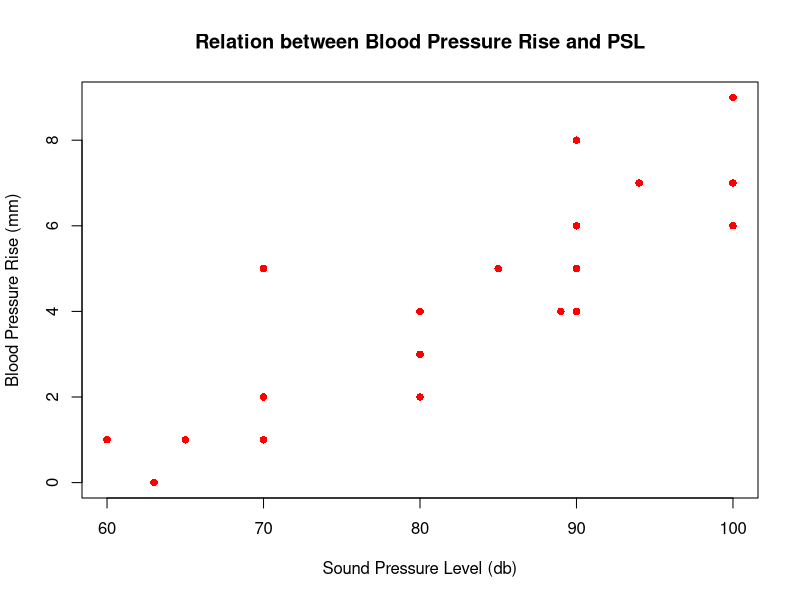
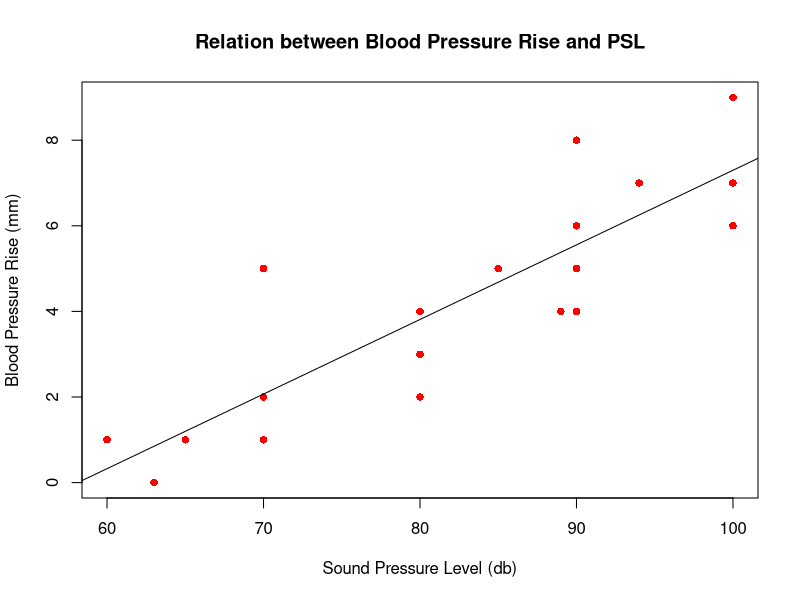

Generate these figures, in order, with R:
## ---- chunk 1
knitr::opts_chunk$set(echo = TRUE)
## ---- chunk 2
y <- c(1,	0,	1,	2,	5,	1,	4,	6,	2,	3,	5,	4,	6,	8,	4,	5,	7,	9,	7,	6)
 
x <- c(60,	63,	65,	70,	70,	70,	80,	90,	80,	80,	85,	89,	90,	90,	90,	90,	94,	100,	100,	100)

plot(x, y, pch = 16, cex = 1, col = "red", main = "Relation between Blood Pressure Rise and PSL", xlab = "Sound Pressure Level (db)", ylab = "Blood Pressure Rise (mm)")


## ---- chunk 3
y <- c(1,	0,	1,	2,	5,	1,	4,	6,	2,	3,	5,	4,	6,	8,	4,	5,	7,	9,	7,	6)
 
x <- c(60,	63,	65,	70,	70,	70,	80,	90,	80,	80,	85,	89,	90,	90,	90,	90,	94,	100,	100,	100)

plot(x, y, pch = 16, cex = 1, col = "red", main = "Relation between Blood Pressure Rise and PSL", xlab = "Sound Pressure Level (db)", ylab = "Blood Pressure Rise (mm)")

abline(lm(y ~ x))
